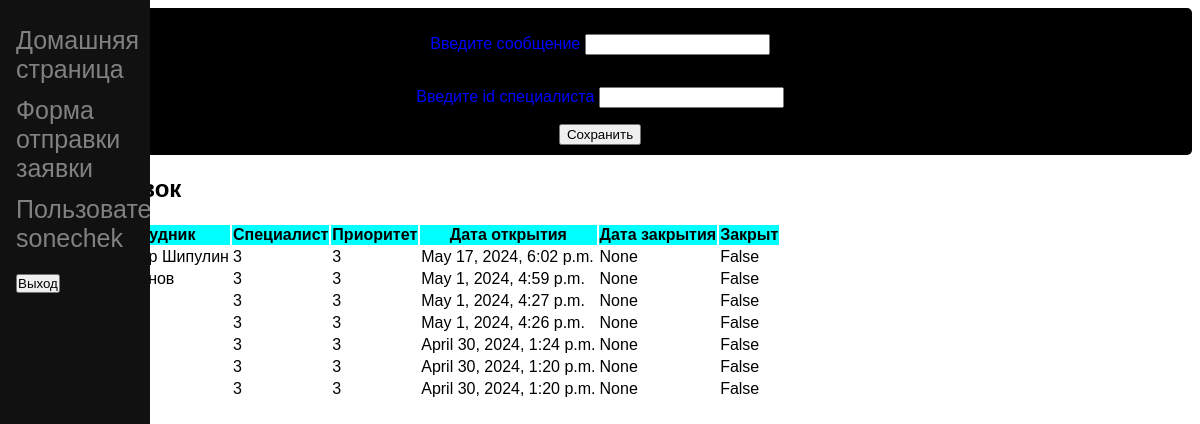
Page /form/ (signed in) on the committed database.
### hdver2/models.py (models this page shows)
class Ticket(models.Model):
    text = models.TextField()
    employee = models.ForeignKey(User, on_delete=models.SET_NULL, null=True, blank=True)
    specialist = models.IntegerField()
    date_opened = models.DateTimeField()
    date_closed = models.DateTimeField(blank=False, null=True)
    priority = models.IntegerField(default=3)
    is_closed = models.BooleanField(default=0)
    class Meta:
        ordering = ["is_closed", "-date_opened"]

### hdver2/views.py (the view)
# urls.py: path('form/', views.form, name='form'),
@login_required
def form(request):
    tickets = Ticket.objects.all()
    return render(request, 'hd/form.html', {"tickets": tickets})

### templates/hd/form.html (shortened to what this page needs)
<!DOCTYPE html>
<html lang="en">
{% load static %}
<link rel="stylesheet" href="{% static 'css/styles.css' %}/">
<head>
</head>
<body>
<div class="sidenav">
      <a href="{% url 'index' %}">Домашняя страница</a>
      <a href="{% url 'form' %}">Форма отправки заявки</a>
    {% if user.is_authenticated %}
     <a>Пользователь: {{ user.get_username }}</a>
     <a>
       <form id="logout-form" method="post" action="{% url 'logout' %}">
         <button type="submit" class="btn btn-link">Выход</button>
       </form>
    </a>
   {% else %}
     <a><a href="{% url 'login'%}?next={{request.path}}">Войти</a></a>
   {% endif %}
    </div>
<div class="ticket-send">
    <form method="POST" action="create/">
        <p>
        <label>Введите сообщение</label>
        <input type="text" name="text">
        </p>
        <p>
        <p>
        <label>Введите id специалиста</label>
        <input type="number" name="specialist" >
        </p>
        <input type="submit" value="Сохранить">
    </form>
</div>
{% if tickets.count > 0 %}
    <h2>Список заявок</h2>
    <table>
    <tr bgcolor="aqua">
        <th>ID</th>
        <th>Текст</th>
        <th>Сотрудник</th>
        <th>Специалист</th>
        <th>Приоритет</th>
        <th>Дата открытия</th>
        <th>Дата закрытия</th>
        <th>Закрыт</th>
    </tr>
        {% for ticket in tickets %}
            <tr>
            <td>{{ ticket.id }}</td>
            <td>{{ ticket.text }}</td>
            <td>{{ ticket.employee.first_name }} {{ ticket.employee.last_name }}</td>
            <td>{{ ticket.specialist }}</td>
            <td>{{ ticket.priority }}</td>
            <td>{{ ticket.date_opened }}</td>
            <td>{{ ticket.date_closed }}</td>
            <td>{{ ticket.is_closed }}</td>
            </tr>
        {% endfor %}
    </table>
{% endif %}
</body>
</html>

### hdver2/static/css/styles.css (style rules this page uses)
.sidenav { height: 100%; width: 150px; position: fixed; z-index: 1; top: 0; left: 0; font-family: "Inter-Regular", sans-serif; background-color: #111; overflow-x: hidden; padding-top: 20px; }
.sidenav a { padding: 6px 8px 6px 16px; text-decoration: none; font-size: 25px; color: #818181; display: block; }
.ticket-send { display: inline-block; background-color: black; color: white; padding: 10px 20px; text-align: center; text-decoration: none; font-size: 16px; border-radius: 5px; border: none; cursor: pointer; font-family: sans-serif; align-content: center; display: flex; justify-content: center; align-items: center; }
body { font-family: "Inter-Bold", sans-serif; }
#logout-form { display: inline; }
#logout-form button { padding: 0; margin: 0; }
label { color: blue; }
p { align-content: center; align: center; font-family: sans-serif; }

### rows in the picture
Ticket: employee.last_name "Шипулин", specialist "3", priority "3", date_opened "May 17, 2024, 6:02 p.m.", date_closed "None", is_closed "False"
Ticket: specialist "3", priority "3", date_opened "May 1, 2024, 4:59 p.m.", date_closed "None", is_closed "False"
Ticket: specialist "3", priority "3", date_opened "May 1, 2024, 4:27 p.m.", date_closed "None", is_closed "False"
Ticket: specialist "3", priority "3", date_opened "May 1, 2024, 4:26 p.m.", date_closed "None", is_closed "False"
Ticket: specialist "3", priority "3", date_opened "April 30, 2024, 1:24 p.m.", date_closed "None", is_closed "False"
Ticket: specialist "3", priority "3", date_opened "April 30, 2024, 1:20 p.m.", date_closed "None", is_closed "False"
Ticket: specialist "3", priority "3", date_opened "April 30, 2024, 1:20 p.m.", date_closed "None", is_closed "False"

### other values in the picture
{{ user.get_username }} "sonechek"
